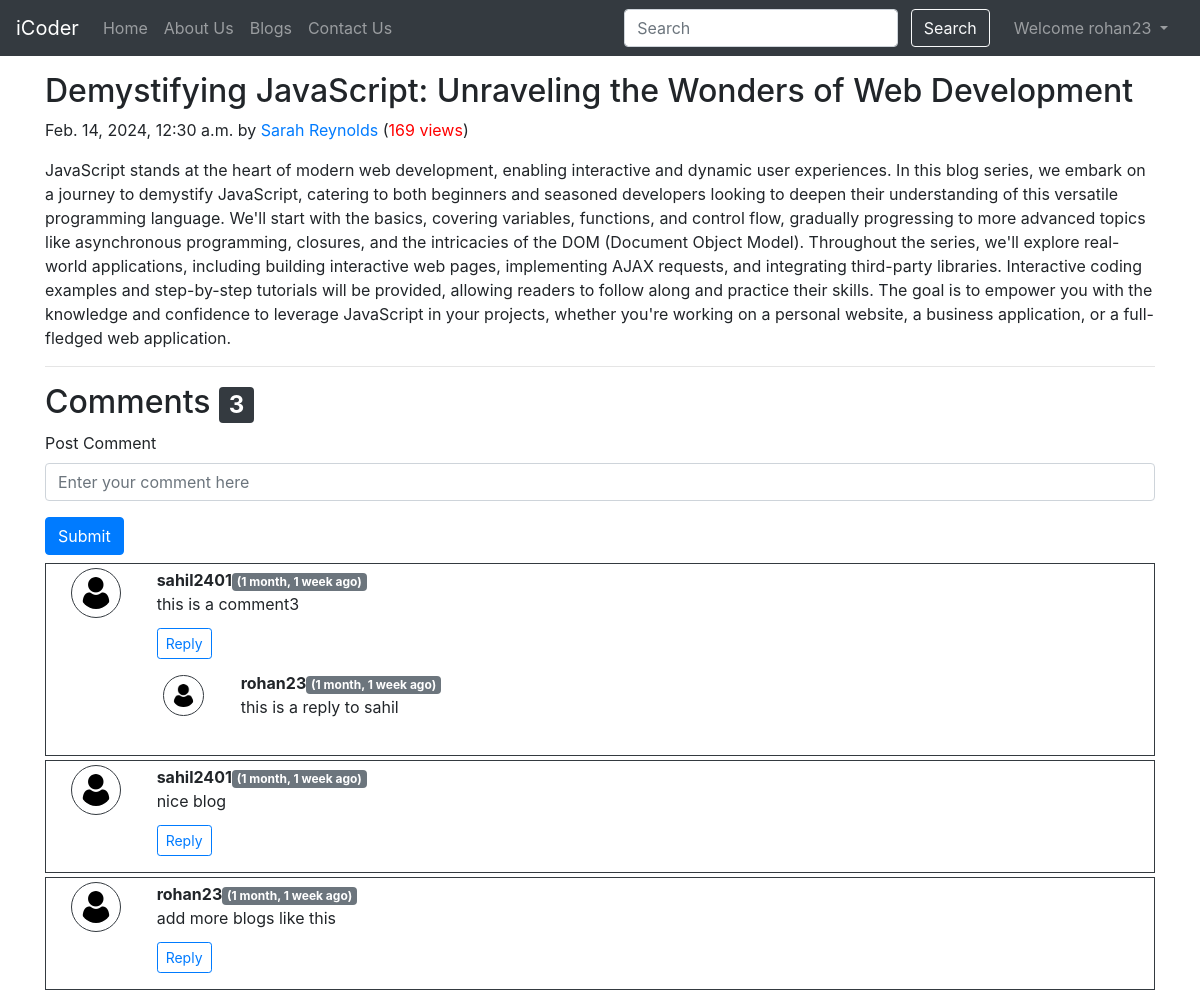
/blogs/javascript (signed in), run on the app's committed database.
### blog/models.py (models this page shows, shortened)
class Post(models.Model):
    sno = models.AutoField(primary_key=True)
    title = models.CharField(max_length=250)
    author = models.CharField(max_length=100)
    content = models.TextField()
    slug = models.CharField(max_length=100)
    views = models.IntegerField(default=20)
    timeStamp = models.DateTimeField(blank=True)

class BlogComment(models.Model):
    sno = models.AutoField(primary_key=True)
    comment = models.TextField()
    user = models.ForeignKey(User,on_delete=models.CASCADE)
    post = models.ForeignKey(Post,on_delete=models.CASCADE)
    parent = models.ForeignKey('self',on_delete=models.CASCADE,null=True)
    timeStamp = models.DateTimeField(default=now)
    def __str__(self):
        return self.comment[0:15] + "..." + " by " + self.user.username

### blog/views.py (the view)
# urls.py: path('<str:slug>',views.blogPost,name='blogPost'),
def blogPost(request,slug):
    post = Post.objects.filter(slug=slug).first()
    post.views = post.views + 1
    post.save()
    comments = BlogComment.objects.filter(post=post,parent=None)
    replies = BlogComment.objects.filter(post=post).exclude(parent=None)
    repDict = {}
    for reply in replies:
        if reply.parent.sno not in repDict.keys():
            repDict[reply.parent.sno] = [reply]
        else:
            repDict[reply.parent.sno].append(reply)
    print(repDict)
    context = {'post':post,'comments':comments,'user':request.user,'replyDict':repDict}
    return render(request,'blog/blogPost.html',context)

### blog/templatetags/extras.py (called while the page is built)
@register.filter(name='get_val')
def get_val(dict,key):
    return dict.get(key)

### templates/blog/blogPost.html (shortened to what this page needs)
{% extends "base.html" %}
{% block body %}
{% load humanize %}
{% load extras %}
<div class="container my-3">
    <h2 class="blog-post-title">{{post.title}}</h2>
    <p class="blog-post-meta">{{post.timeStamp}} by <a href="/about">{{post.author}}</a> (<span style="color: red;">{{post.views}} views</span>)</p>
    <p>{{post.content|safe}}</p>
    <hr>
</div>
<div class="container">
    <h2>Comments <span class="badge badge-dark">{{comments.count}}</span></h2>
    <div class="my-2">
        {% if user.is_authenticated %}
        <form action="/blogs/postComment" method="post"> {% csrf_token %}
            <div class="form-group">
                <label for="comment">Post Comment</label>
                <input type="text" class="form-control" name="comment" id="comment"
                    placeholder="Enter your comment here">
            </div>
            <button type="submit" class="btn btn-primary">Submit</button>
        </form>
        {% else %}
        <p><b>Please Login to post the comment</b></p>
        {% endif %}
    </div>
    {% for comment in comments %}
    <div class="row my-1 mx-0 border border-dark p-1">
        <div class="col-md-1">
            <img class="rounded mx-auto d-block p-2 border border-dark rounded-circle " style=" width: 50px;"
                src="/static/img/user.png" alt="">
        </div>
        <div class="col-md-11 ">
            <b>{{comment.user.username}}</b><span class="badge badge-secondary">({{comment.timeStamp |naturaltime}})</span>
            <div>{{comment.comment}}</div>
            <div class="reply mx-0 mt-2">
                {% if user.is_authenticated %}
                <button class="btn btn-sm btn-outline-primary my-1" type="button" data-toggle="collapse"
                    data-target="#replyBox{{comment.sno}}" aria-expanded="false" aria-controls="collapseExample">
                    Reply
                </button>
                {% else %}
                <button class="btn btn-sm btn-outline-primary my-1" type="button" data-toggle="collapse"
                    data-target="#replyBox{{comment.sno}}" aria-expanded="false" aria-controls="collapseExample"
                    disabled>
                    Login to Reply
                </button>
                {% endif %}
                <div class="replies my-2">
                    {% for reply in replyDict|get_val:comment.sno %}
                    <div class="row my-2">
                        <div class="col-md-1">
                            <img class="rounded mx-auto d-block p-2 border border-dark rounded-circle  w-75 my-1"
                                style=" width: 50px;" src="/static/img/user.png" alt="">
                        </div>
                        <div class="col-md-11">
                            <b>{{reply.user.username}}</b><span class="badge badge-secondary">({{reply.timeStamp | naturaltime}})</span>
                            <div>{{reply.comment}}</div>
                            <br>
                        </div>
                    </div>
                    {% endfor %}
                </div>
            </div>
        </div>
    </div>
    {% endfor %}
</div>
{% endblock body %}

### templates/base.html (shortened to what this page needs)
<!doctype html>
<html lang="en">
<head>
  <link rel="stylesheet" href="https://cdn.jsdelivr.net/npm/bootstrap@4.6.2/dist/css/bootstrap.min.css"
>
</head>
<body>
  <nav class="navbar navbar-expand-lg navbar-dark bg-dark">
    <a class="navbar-brand" href="/">iCoder</a>
    <div class="collapse navbar-collapse" id="navbarSupportedContent">
      <ul class="navbar-nav mr-auto">
        <li class="nav-item {% block homeactive %}{% endblock homeactive %}">
          <a class="nav-link" href="/">Home <span class="sr-only">(current)</span></a>
        </li>
        <li class="nav-item {% block aboutactive %}{% endblock aboutactive %}">
          <a class="nav-link" href="/about">About Us</a>
        </li>
        <li class="nav-item {% block blogactive %}{% endblock blogactive %}">
          <a class="nav-link" href="/blogs">Blogs</a>
        </li>
        <li class="nav-item {% block contactactive %}{% endblock contactactive %}">
          <a class="nav-link" href="/contact">Contact Us</a>
        </li>
      </ul>
      <div class="ml-auto form-inline ">
      <form method="get" action="/search" class="my-2 my-lg-0">
        <input class="form-control mr-sm-2" type="search" placeholder="Search" aria-label="Search" name="query"
          id="query">
        <button class="btn btn-outline-light my-2 my-sm-0 mr-3" type="submit">Search</button>
      </form>
      {% if user.is_authenticated %}
      <ul class="navbar-nav mr-2">
        <li class="nav-item dropdown">
          <a class="nav-link dropdown-toggle" href="#" role="button" data-toggle="dropdown" aria-expanded="false">
           Welcome {{request.user}}
          </a>
        </li>
      </ul>
      {% endif %}
  </nav>
  {% block body %}{% endblock body %}
</body>
</html>

### data on the page
Post: title "Demystifying JavaScript: Unraveling the Wonders of Web Development", timeStamp "Feb. 14, 2024, 12:30 a.m.", author "Sarah Reynolds", views "169", content "JavaScript stands at the heart of modern web development, enabling interactive and dynamic user experiences. In this blog series, we embark on a journey to demystify JavaScript, catering to both beginners and seasoned developers looking to deepen their understanding of this versatile programming language. We'll start with the basics, covering variables, functions, and control flow, gradually progressing to more advanced topics like asynchronous programming, closures, and the intricacies of the DOM (Document Object Model). Throughout the series, we'll explore real-world applications, including building interactive web pages, implementing AJAX requests, and integrating third-party libraries.…"
BlogComment: user.username "sahil2401", timeStamp "1 month, 1 week ago", comment "this is a comment3"
BlogComment: user.username "rohan23", timeStamp "1 month, 1 week ago", comment "this is a reply to sahil"
BlogComment: user.username "sahil2401", timeStamp "1 month, 1 week ago", comment "nice blog"
BlogComment: user.username "rohan23", timeStamp "1 month, 1 week ago", comment "add more blogs like this"

### other printed values
{{ request.user }} "rohan23"
{{ comments.count }} "3"
